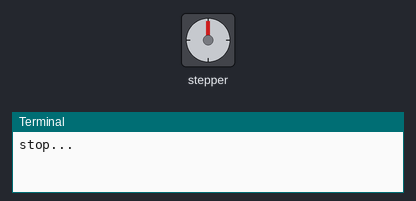
Simulated run of this program. Board: Raspberry Pi (header pin numbers). Shown: stepper motor, the last lines printed to the terminal. The stepper is drawn at 2048 steps a turn.

Above: at 0.1 s.
At 14.3 s:
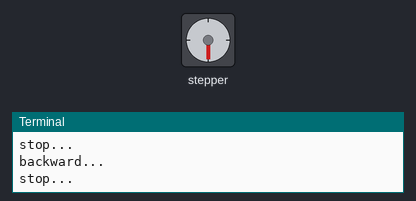
At 26.12 s:
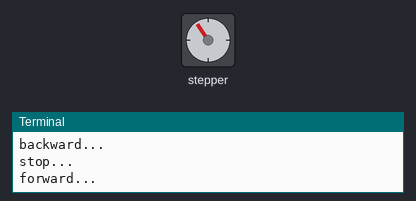
At 39.79 s:
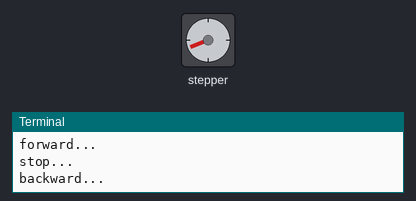
Timing chart, 0 to 40.0 s (numbered marks = the images above):
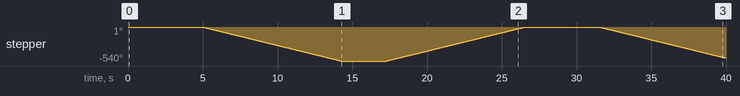

Measured:
- by itself, stepper: turns 540° counter-clockwise in 9.2 s, then 540° clockwise in 9.3 s, then 492° counter-clockwise in 8.4 s

The program:

step_motor_z.py
```python
#!/usr/bin/env python
# -*- coding:utf-8 -*-
#########################################################
#   File name:  step_motor_z.py
#      Author:  钟东佐
#        Date:  2019/07/09
#    describe:  Z轴 28BYJ-48步进电机 底层驱动
#               步进电机分别以单四拍、双四拍、八拍驱动方式驱动，
#               正反转各360度
#########################################################
#########################################################
# 接线方式:
# A ---- 29 ---- OUT1 ---- 橙
# B ---- 31 ---- OUT2 ---- 黄
# C ---- 32 ---- OUT3 ---- 粉（白）
# D ---- 33 ---- OUT4 ---- 蓝
# +   ---- +5V
# -   ---- GND
#########################################################
import RPi.GPIO as GPIO
import time
import wiringpi

# 电机4条控制线连接分配
IN1 = 29
IN2 = 31
IN3 = 32
IN4 = 33
# uchar phasecw[4] ={0x08,0x0c,0x04,0x06,0x02,0x03,0x01,0x09};    # 正转 电机导通相序 D-C-B-A
# uchar phaseccw[4]={0x09,0x01,0x03,0x02,0x06,0x04,0x0c,0x08};    # 反转 电机导通相序 A-B-C-D

# DELAY_NORMAL为正常脉冲间隔，对于控制子函数中直接赋值给delay，调用函数是若需修改可以以实参形式直接复制给delay
DELAY_NORMAL = 3


def set_step(w1, w2, w3, w4):
    GPIO.output(IN1, w1)
    GPIO.output(IN2, w2)
    GPIO.output(IN3, w3)
    GPIO.output(IN4, w4)


def stop():
    set_step(0, 0, 0, 0)


def forward(steps, delay=DELAY_NORMAL):
    for i in range(0, steps):
        set_step(1, 0, 0, 0)
        wiringpi.delay(delay)
        set_step(1, 1, 0, 0)
        wiringpi.delay(delay)
        set_step(0, 1, 0, 0)
        wiringpi.delay(delay)
        set_step(0, 1, 1, 0)
        wiringpi.delay(delay)
        set_step(0, 0, 1, 0)
        wiringpi.delay(delay)
        set_step(0, 0, 1, 1)
        wiringpi.delay(delay)
        set_step(0, 0, 0, 1)
        wiringpi.delay(delay)
        set_step(1, 0, 0, 1)
        wiringpi.delay(delay)


def forward_4(steps, delay=DELAY_NORMAL):
    # delay为脉冲间隔，delayMicroseconds是以us为单位，delay是以ms为单位
    for i in range(0, steps):
        set_step(0, 1, 1, 0)
        wiringpi.delay(delay)
        set_step(0, 0, 1, 1)
        wiringpi.delay(delay)
        set_step(1, 0, 0, 1)
        wiringpi.delay(delay)
        set_step(1, 1, 0, 0)
        wiringpi.delay(delay)


def backward(steps, delay=DELAY_NORMAL):
    for i in range(0, steps):
        set_step(0, 0, 0, 1)
        wiringpi.delay(delay)
        set_step(0, 0, 1, 1)
        wiringpi.delay(delay)
        set_step(0, 0, 1, 0)
        wiringpi.delay(delay)
        set_step(0, 1, 1, 0)
        wiringpi.delay(delay)
        set_step(0, 1, 0, 0)
        wiringpi.delay(delay)
        set_step(1, 1, 0, 0)
        wiringpi.delay(delay)
        set_step(1, 0, 0, 0)
        wiringpi.delay(delay)
        set_step(1, 0, 0, 1)
        wiringpi.delay(delay)


def backward_4(steps, delay=DELAY_NORMAL):
    # delay为脉冲间隔，delayMicroseconds是以us为单位，delay是以ms为单位
    for i in range(0, steps):
        set_step(1, 1, 0, 0)
        wiringpi.delay(delay)
        set_step(1, 0, 0, 1)
        wiringpi.delay(delay)
        set_step(0, 0, 1, 1)
        wiringpi.delay(delay)
        set_step(0, 1, 1, 0)
        wiringpi.delay(delay)


def setup():
    GPIO.setwarnings(False)
    GPIO.setmode(GPIO.BOARD)       # Numbers GPIOs by physical location
    GPIO.setup(IN1, GPIO.OUT)      # Set pin's mode is output
    GPIO.setup(IN2, GPIO.OUT)
    GPIO.setup(IN3, GPIO.OUT)
    GPIO.setup(IN4, GPIO.OUT)


def loop():
    while True:
        print("stop...")
        stop()
        time.sleep(5)

        print("backward...")
        backward_4(768)  # 512 steps --- 360 angle，0.003

        print("stop...")
        stop()                 # stop
        time.sleep(3)          # sleep 3s

        print("forward...")
        forward_4(768)


def destroy():
    GPIO.cleanup()             # Release resource


if __name__ == '__main__':     # Program start from here
    setup()
    try:
        loop()
    except KeyboardInterrupt:  # When 'Ctrl+C' is pressed, the child function destroy() will be  executed.
        destroy()
```
